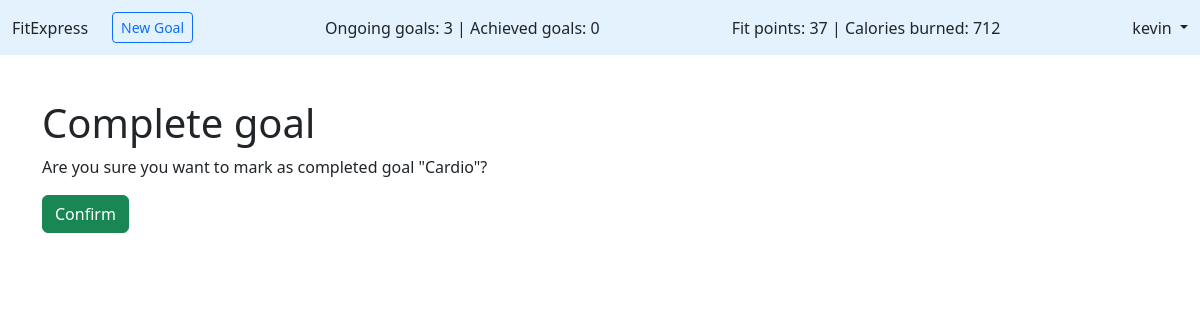
Page /goals/11/complete/ (signed in) on the committed database.
### accounts/models.py (models this page shows, shortened)
class CustomUser(AbstractUser):
    birth = models.DateField(null=True, blank=True)
    calories_burned = models.PositiveIntegerField(default=0)
    fit_points = models.PositiveIntegerField(default=0)
    weight = models.PositiveIntegerField(null=True)
    completed_goals = models.PositiveIntegerField(default=0)
    active_goals = models.PositiveIntegerField(default=0)

### goals/models.py (models this page shows, shortened)
class Goals(models.Model):
    class GoalTypes(models.TextChoices):
        LOSE_WEIGHT = "LOSE WEIGHT", "LOSE WEIGHT"
        MUSCLE_STRENGTH = "MUSCLE STRENGTH", "MUSCLE STRENGTH"
        MUSCLE_MASS = "MUSCLE MASS", "MUSCLE MASS"
        BODY_DEFINITION = "BODY DEFINITION", "BODY DEFINITION"
        CARDIO = "CARDIO", "CARDIO"
    goal_type = models.TextField(choices=GoalTypes.choices)
    title = models.CharField(max_length=255)
    description = models.TextField()
    status = models.TextField(default="Active")
    author = models.ForeignKey(
        settings.AUTH_USER_MODEL,
        on_delete=models.CASCADE,
    )
    creation_date = models.DateField(auto_now_add=True)
    estimated_finish_date = models.DateField()
    complete_date = models.DateField(null=True)

### goals/views.py (the view, shortened to what this page needs)
# urls.py: path("<int:pk>/complete/", GoalCompleteView.as_view(), name="goalcomplete"),
class GoalCompleteView(LoginRequiredMixin, UserPassesTestMixin, UpdateView):
    model = Goals
    template_name = "goal_complete.html"
    fields = ()
    def test_func(self):
        obj = self.get_object()
        return obj.author == self.request.user

### templates/goal_complete.html
{% extends "base_goals.html" %}
{% block content %}
<h1>Complete goal</h1>
<form action="" method="post">{% csrf_token %}
  <p>Are you sure you want to mark as completed goal "{{ goals.title }}"?</p>
  <button class="btn btn-success ml-2" type="submit">Confirm</button>
</form>
{% endblock content %}

### templates/base_goals.html (shortened to what this page needs)
<!DOCTYPE html>
<html>
<head>
  <link href="https://cdn.jsdelivr.net/npm/bootstrap@5.2.3/dist/css/bootstrap.min.css" rel="stylesheet"
>
</head>
<body>
  <header class="p-3 mb-3 border-bottom">
    <div class="d-flex flex-wrap align-items-center justify-content-center
        justify-content-lg-start fixed-top" style="background-color: #e3f2fd; padding: 1%">
      <a class="navbar-brand" href="{% url 'home' %}">FitExpress</a>
      {% if user.is_authenticated %}
      <ul class="nav col-12 col-lg-auto me-lg-auto mb-2 justify-content-center
          mb-md-0 ms-4">
        <li><a type="button" class="btn btn-outline-primary btn-sm" href="{% url "goalnew" %}">New Goal</a></li>
      </ul>
      <ul class="nav col-12 col-lg-auto me-lg-auto mb-2 justify-content-center
          mb-md-0">
        <li>Ongoing goals: {{ user.active_goals }} | Achieved goals: {{ user.completed_goals }}</li>
      </ul>
      <ul class="nav col-12 col-lg-auto me-lg-auto mb-2 justify-content-center mb-md-0">
        <li>Fit points: {{ user.fit_points }} | Calories burned: {{ user.calories_burned }}</li>
      </ul>
      <div class="dropdown text-end">
        <a href="#" class="d-block link-dark text-decoration-none dropdown-toggle" id="dropdownUser1"
          data-bs-toggle="dropdown" aria-expanded="false">
          {{ user.username }}
        </a>
      </div>
      {% else %}
      <div class="text-end" style="margin-left: 2%;">
        <a href="{% url 'login' %}" class="btn btn-outline-primary me-2">
          Log In</a>
        <a href="{% url 'signup' %}" class="btn btn-primary">Sign Up</a>
      </div>
      {% endif %}
    </div>
  </header>
  <main>
    <div class="container">
      {% block content %}
      {% endblock content %}
    </div>
  </main>
</body>
</html>

### templates/base_goals.html (style rules this page uses)
.container { margin-top: 5.5%; }

### rows in the picture
CustomUser: active_goals "3", completed_goals "0", fit_points "37", calories_burned "712", username "kevin"
Goals: title "Cardio"
